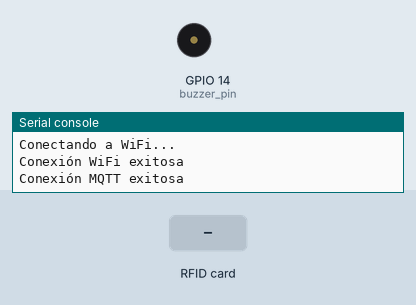
Recording of a program running on a simulated ESP32 board running MicroPython. On the bench: buzzer (waves = sounding), the last lines printed to the serial console. The inputs (shaded band) are chosen by the test bench. WiFi joins after 1.5 s; no MQTT or app messages arrive unless stated.

Above: at 2.8 s.
2.9 s: RFID card 12 34 56 78 held to the reader
At 4.77 s:
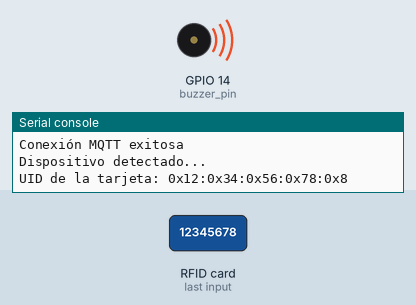
9.8 s: RFID card 5E 7A 19 C4 held to the reader
At 13.0 s:
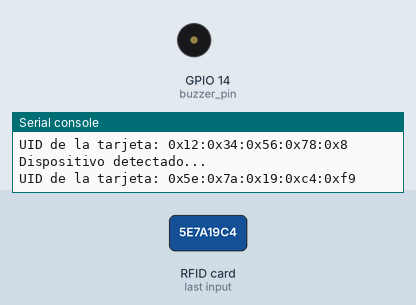
Timing chart, 0 to 14.5 s (numbered marks = the images above; inputs shaded):
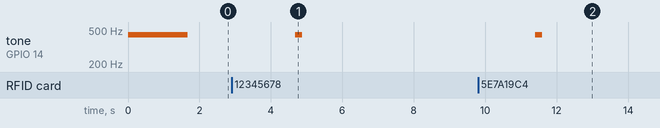

Measured:
- after the input at 2.9 s, tone on GPIO 14 (buzzer_pin): silent → 440 Hz after 1.8 s, → silent 0.20 s later
- after the input at 9.8 s, tone on GPIO 14 (buzzer_pin): silent → 440 Hz after 1.6 s, → silent 0.20 s later

The program:

RFID.py
```python
from machine import Pin, SPI, PWM
import network
from umqtt.simple import MQTTClient
from mfrc522 import MFRC522
import utime

# Configuración del SPI para el lector RFID
sck = Pin(18, Pin.OUT)
mosi = Pin(23, Pin.OUT)
miso = Pin(19, Pin.IN)
spi = SPI(1, baudrate=1000000, polarity=0, phase=0, sck=sck, mosi=mosi, miso=miso)

# Configuración del lector RFID
rst_pin = Pin(13, Pin.OUT)
cs_pin = Pin(15, Pin.OUT)
rfid = MFRC522(spi, rst_pin, cs_pin)

SSID = "Angel"
PASSWORD = "12345678"

# Configuración del broker MQTT
BROKER = "192.168.43.27"
TOPIC_RFID_STATUS = "rfid/status"
TOPIC_RFID_CONTROL = "rfid/control"

# Configuración del buzzer
buzzer_pin = Pin(14, Pin.OUT)
buzzer_pwm = PWM(buzzer_pin)
buzzer_pwm.freq(440)  # Frecuencia de resonancia del buzzer

# Variable para controlar el estado del dispositivo
device_enabled = True

# Función para conectar a la red WiFi
def connect_wifi():
    wlan = network.WLAN(network.STA_IF)
    if not wlan.isconnected():
        print("Conectando a WiFi...")
        wlan.active(True)
        wlan.connect(SSID, PASSWORD)
        while not wlan.isconnected():
            pass
    print("Conexión WiFi exitosa")

# Función para conectar al broker MQTT
def connect_mqtt():
    client = MQTTClient("esp32", BROKER)
    client.connect()
    print("Conexión MQTT exitosa")
    return client

# Función para manejar los mensajes recibidos en el topic de control
def control_callback(topic, msg):
    global device_enabled
    if msg == b"on":
        device_enabled = True
        print("Dispositivo habilitado")
    elif msg == b"off":
        device_enabled = False
        # Apagar el buzzer si se desactiva el dispositivo
        buzzer_pwm.duty(0)
        print("Dispositivo deshabilitado")

# Función principal para leer el UID de la tarjeta RFID y publicarlo en MQTT
def main():
    connect_wifi()
    mqtt_client = connect_mqtt()
    mqtt_client.set_callback(control_callback)
    mqtt_client.subscribe(TOPIC_RFID_CONTROL)

    while True:
        mqtt_client.check_msg()  # Revisar si hay mensajes nuevos
        if device_enabled:
            stat, tag_type = rfid.request(rfid.REQIDL)
            if stat == rfid.OK:
                print("Dispositivo detectado...")
                stat, raw_uid = rfid.anticoll()
                if stat == rfid.OK:
                    uid_actual = ":".join([hex(i) for i in raw_uid])
                    print("UID de la tarjeta:", uid_actual)
                    mqtt_client.publish(TOPIC_RFID_STATUS, uid_actual)
                    # Hacer sonar el buzzer como confirmación
                    buzzer_pwm.duty(102)  # Encender el buzzer al máximo de su capacidad
                    utime.sleep(0.2)  # Mantenerlo encendido durante 0.2 segundos
                    buzzer_pwm.duty(0)  # Apagar el buzzer
                    utime.sleep(0.5)  # Pequeña pausa para evitar repeticiones rápidas
            else:
                # No se detectó ninguna tarjeta, apagar el buzzer
                buzzer_pwm.duty(0)
        utime.sleep(3)  # Esperar 3 segundos antes de la próxima detección

if __name__ == "__main__":
    main()
```
